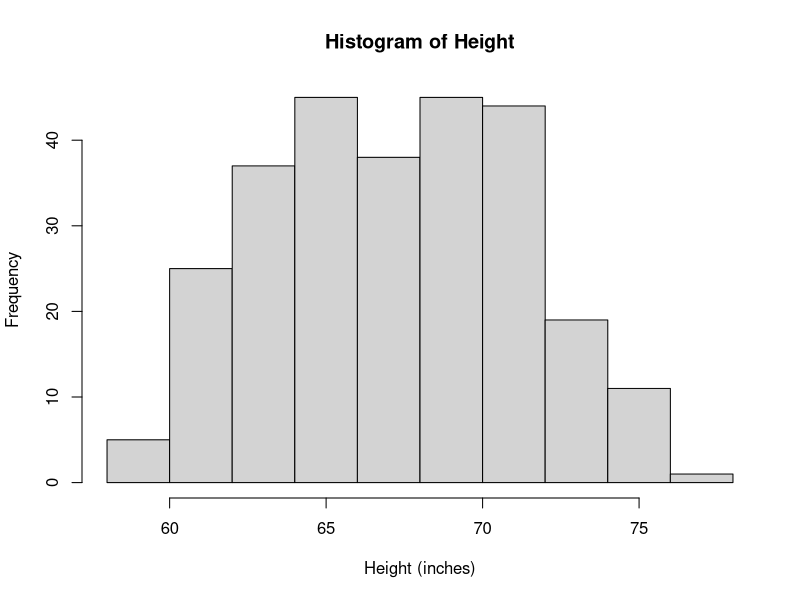
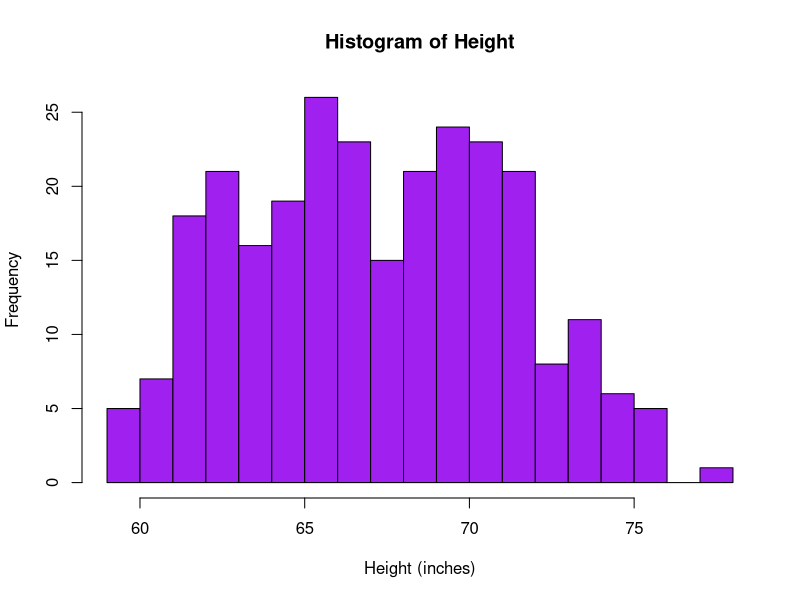
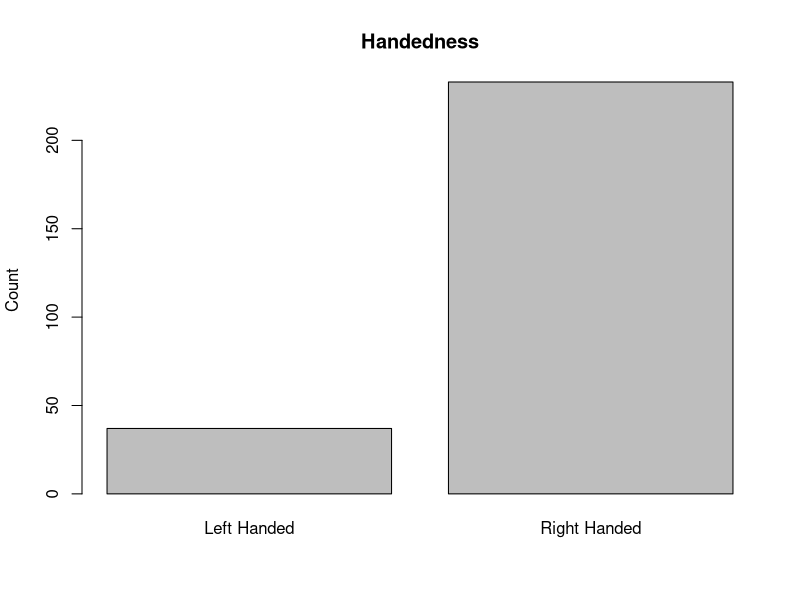
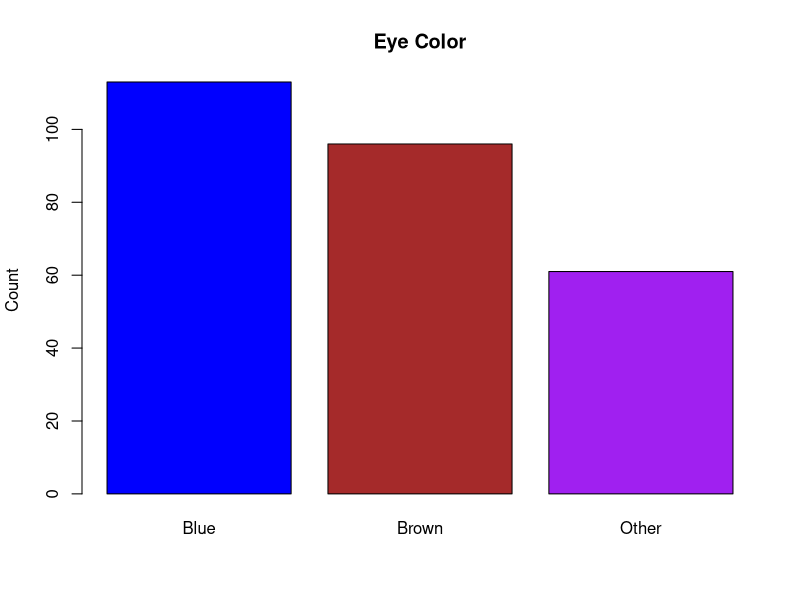
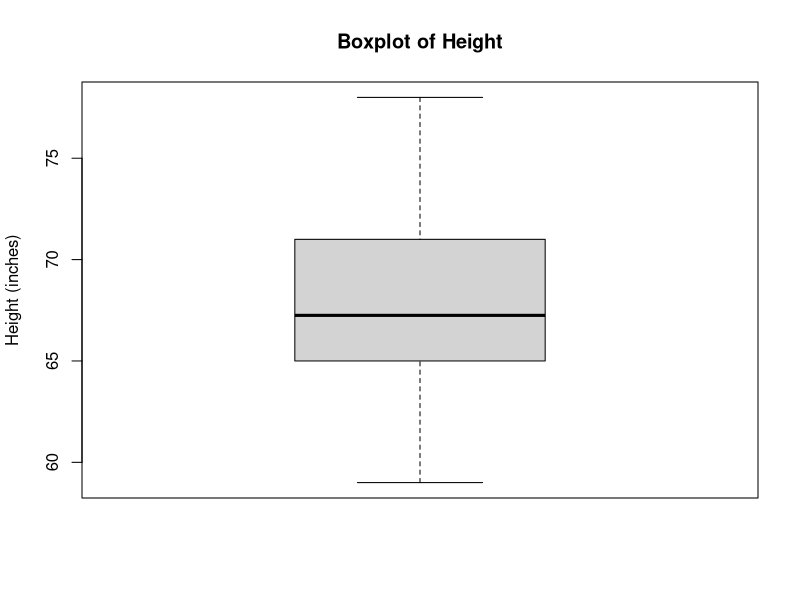

Recreate these plots in R, in order.
## ---- chunk 1
knitr::opts_chunk$set(echo = TRUE, collapse = TRUE)
## ---- chunk 2
setwd("~/Documents/rclass")
data <- read.csv("heights.csv", header = TRUE)
## ---- chunk 3
hist(x = data$Height, 
     xlab = "Height (inches)", 
     ylab = "Frequency", 
     main = "Histogram of Height")
## ---- chunk 4
hist(x = data$Height, 
     xlab = "Height (inches)", 
     ylab = "Frequency", 
     main = "Histogram of Height", 
     breaks = 20, 
     col = "purple")
## ---- chunk 5
barplot(height = c(length(data$Handedness[data$Handedness =="Left"]),
                   length(data$Handedness[data$Handedness =="Right"])), 
        names.arg = c("Left Handed","Right Handed"), 
        ylab = "Count", 
        main = "Handedness")
## ---- chunk 6
barplot(height = c(length(data$Eye.Color[data$Eye.Color == "Blue"]),
                   length(data$Eye.Color[data$Eye.Color == "Brown"]),
                   length(data$Eye.Color[data$Eye.Color == "Other"])), 
        names.arg = c("Blue","Brown","Other"), 
        ylab = "Count", 
        main = "Eye Color",
        col = c("blue","brown","purple"))
## ---- chunk 7
boxplot(x = data$Height, 
        ylab = "Height (inches)", 
        main = "Boxplot of Height")
